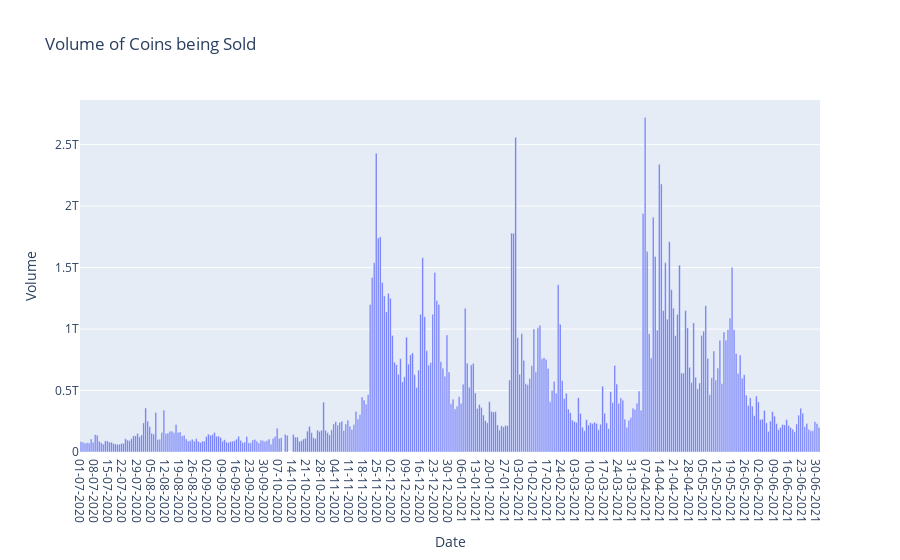

The notebook cell this image was saved under:
### Markdown cell above
#### This Line graph shows that the Highest value of Ripple(XRP) was achieved in mid of April. The price then was approx 138 INR. This graph also amazes us as the the price of Ripple(XRP) Coin went drastically upwards from July 2020 to April 2021.

### Code cell
# 

fig = px.bar(xrp, x="Date", y="Volume", title="Volume of Coins being Sold")

fig.show()

### Figure 1 — Plotly figure (JSON) as saved in the notebook; plotly's stock layout.template omitted (floating-point values rounded to 4 significant figures; data arrays with more than 128 entries replaced by an {"elided": "..."} marker saying what was removed)
{"data": [{"alignmentgroup": "True", "hovertemplate": "Date=%{x}<br>Volume=%{y}<extra></extra>", "legendgroup": "", "marker": {"color": "#636efa"}, "name": "", "offsetgroup": "", "orientation": "v", "showlegend": false, "textposition": "auto", "type": "bar", "x": {"elided": "366 str values"}, "xaxis": "x", "y": {"elided": "366 int values"}, "yaxis": "y"}], "layout": {"barmode": "relative", "legend": {"tracegroupgap": 0}, "title": {"text": "Volume of Coins being Sold"}, "xaxis": {"anchor": "y", "domain": [0, 1], "title": {"text": "Date"}}, "yaxis": {"anchor": "x", "domain": [0, 1], "title": {"text": "Volume"}}}}
